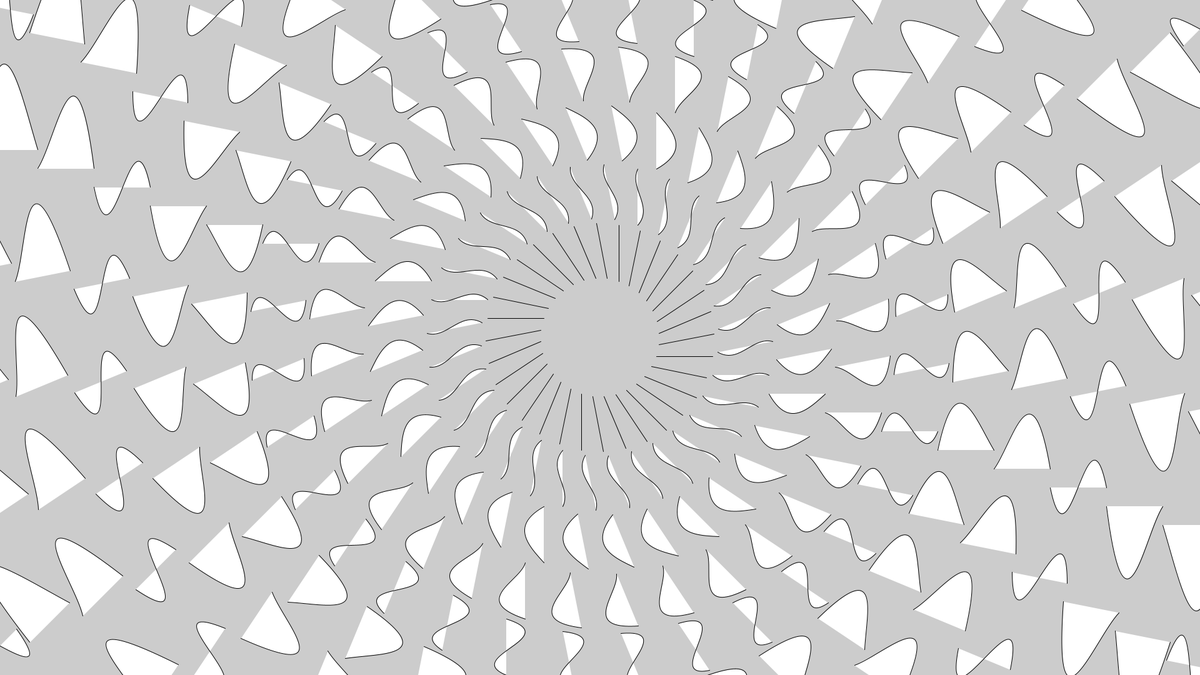
Frame 1 (no input)
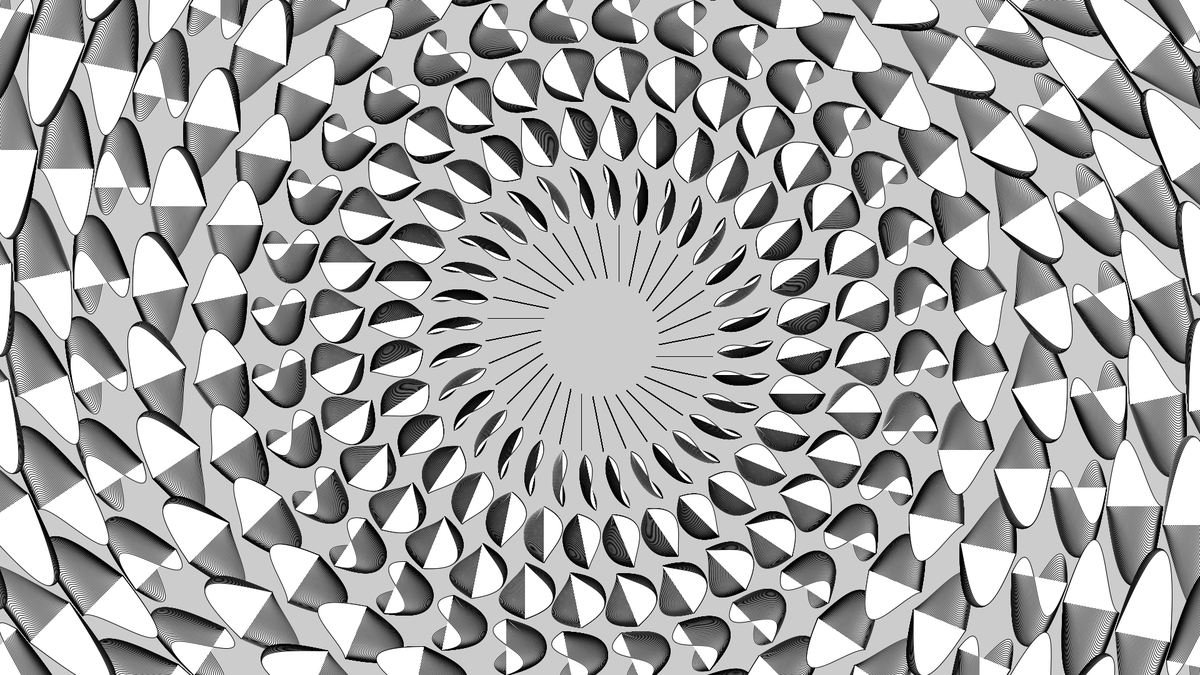
Frame 60 (the mouse pressed at the canvas centre just before this capture)
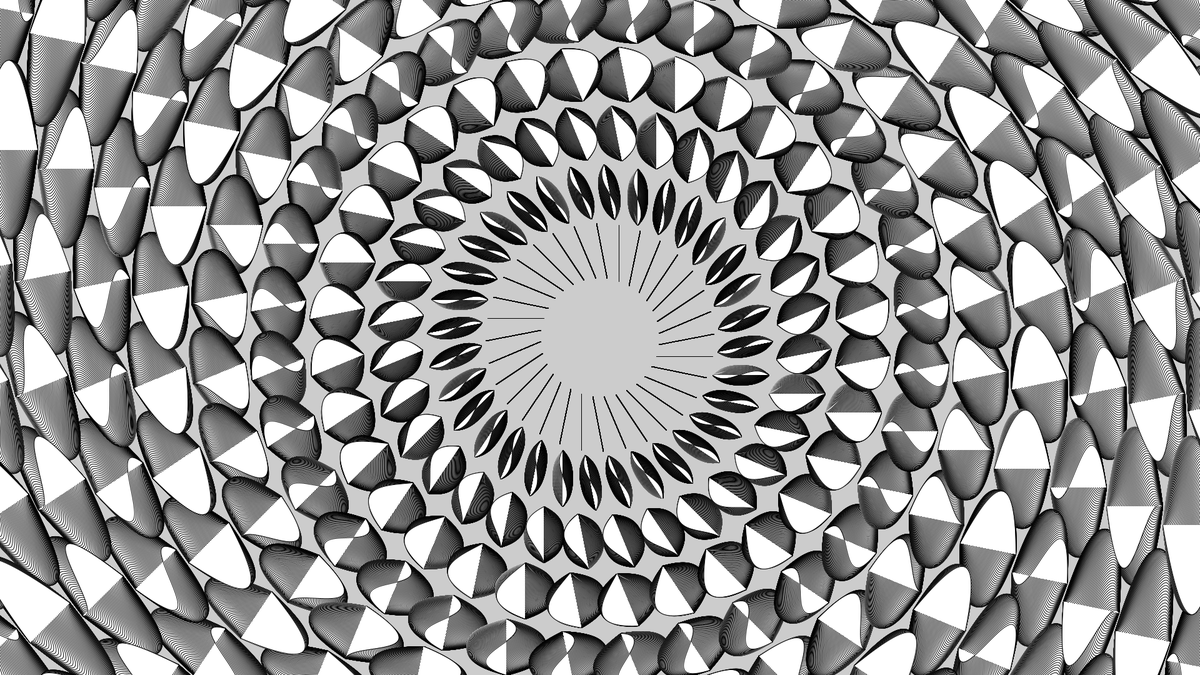
Frame 120 (the mouse held since frame 60 and released just before this capture)

The Processing sketch that drew these frames (run headless with seeded random() and noise(); from frame 60 on, the mouse is pressed at the canvas centre):

// Processing sketch: bit2atom_20210217c_occCircles
// ── bit2atom_20210217c_occCircles.pde
float t, r, d;
void setup() {
  size(1920, 1080);
}
void draw() {
  clear();
  t+=.05;
  for (r=0; r<TAU; r+=PI/16) {
    resetMatrix();
    translate(960, 540);
    rotate(r);
    for (d=0; d<11; d++) {
      translate(90, 30);
      bezier(0, 0, 30, d*30*sin(t+d), 60, -30*d*cos(t+d), 90, 0);
    }
  }
}
